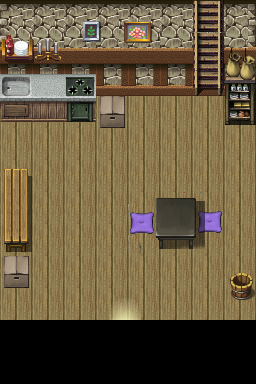

A 2D game scene composited from a Tiled map and its tileset images. What follows is a short description and the map's XML, with each tile layer's data collapsed to a summary:
An orthogonal 8x12 tile map with 32x32 px tiles, 3 tile layers (Background, ObjColisionables, Puerta).

<map version="1.2" tiledversion="1.2.3" orientation="orthogonal" renderorder="right-down" width="8" height="12" tilewidth="32" tileheight="32" infinite="0" nextlayerid="4" nextobjectid="1">
 <tileset firstgid="1" source="Casa_Pueblo.tsx" />
 <layer id="1" name="Background" width="8" height="12">
  <data>[96 cells, 96 non-empty, 96 distinct tile ids]</data>
 </layer>
 <layer id="2" name="ObjColisionables" width="8" height="12">
  <data>[96 cells, 56 non-empty, 56 distinct tile ids]</data>
 </layer>
 <layer id="3" name="Puerta" width="8" height="12">
  <data>[96 cells, 2 non-empty, 2 distinct tile ids]</data>
 </layer>
</map>
